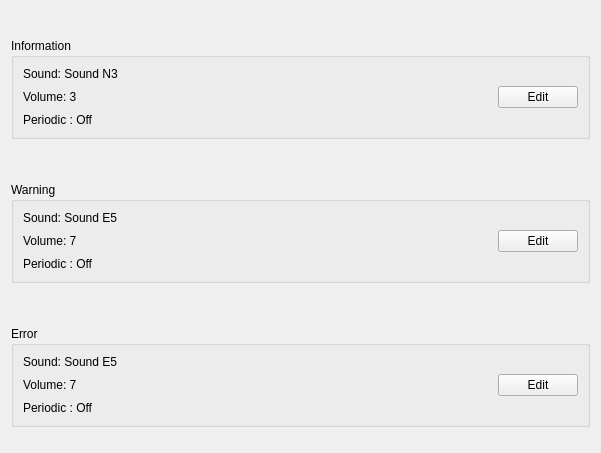
<?xml version="1.0" encoding="UTF-8"?>
<ui version="4.0">
 <class>Settings::CAlarmSettingsWidget</class>
 <widget class="QWidget" name="Settings::CAlarmSettingsWidget">
  <property name="geometry">
   <rect>
    <x>0</x>
    <y>0</y>
    <width>601</width>
    <height>453</height>
   </rect>
  </property>
  <property name="windowTitle">
   <string>Form</string>
  </property>
  <layout class="QVBoxLayout" name="verticalLayout">
   <item>
    <spacer name="verticalSpacer_3">
     <property name="orientation">
      <enum>Qt::Vertical</enum>
     </property>
     <property name="sizeHint" stdset="0">
      <size>
       <width>20</width>
       <height>30</height>
      </size>
     </property>
    </spacer>
   </item>
   <item>
    <widget class="QGroupBox" name="groupBox">
     <property name="title">
      <string>Information</string>
     </property>
     <layout class="QGridLayout" name="gridLayout">
      <item row="2" column="0">
       <widget class="QLabel" name="informationperiodic">
        <property name="text">
         <string>Periodic : Off</string>
        </property>
       </widget>
      </item>
      <item row="0" column="0">
       <widget class="QLabel" name="noteSound">
        <property name="text">
         <string>Sound: Sound N3</string>
        </property>
       </widget>
      </item>
      <item row="1" column="0">
       <widget class="QLabel" name="noteVolume">
        <property name="text">
         <string>Volume: 3</string>
        </property>
       </widget>
      </item>
      <item row="1" column="1">
       <spacer name="horizontalSpacer">
        <property name="orientation">
         <enum>Qt::Horizontal</enum>
        </property>
        <property name="sizeHint" stdset="0">
         <size>
          <width>1</width>
          <height>20</height>
         </size>
        </property>
       </spacer>
      </item>
      <item row="0" column="2" rowspan="3">
       <widget class="QPushButton" name="noteButton">
        <property name="text">
         <string>Edit</string>
        </property>
       </widget>
      </item>
     </layout>
    </widget>
   </item>
   <item>
    <spacer name="verticalSpacer_2">
     <property name="orientation">
      <enum>Qt::Vertical</enum>
     </property>
     <property name="sizeHint" stdset="0">
      <size>
       <width>20</width>
       <height>40</height>
      </size>
     </property>
    </spacer>
   </item>
   <item>
    <widget class="QGroupBox" name="groupBox_2">
     <property name="title">
      <string>Warning</string>
     </property>
     <layout class="QGridLayout" name="gridLayout_2">
      <item row="0" column="0">
       <widget class="QLabel" name="errorSound">
        <property name="text">
         <string>Sound: Sound E5</string>
        </property>
       </widget>
      </item>
      <item row="1" column="0">
       <widget class="QLabel" name="errorVolume">
        <property name="text">
         <string>Volume: 7</string>
        </property>
       </widget>
      </item>
      <item row="1" column="1">
       <spacer name="horizontalSpacer_2">
        <property name="orientation">
         <enum>Qt::Horizontal</enum>
        </property>
        <property name="sizeHint" stdset="0">
         <size>
          <width>3</width>
          <height>20</height>
         </size>
        </property>
       </spacer>
      </item>
      <item row="2" column="0">
       <widget class="QLabel" name="warningperiodic">
        <property name="text">
         <string>Periodic : Off</string>
        </property>
       </widget>
      </item>
      <item row="0" column="2" rowspan="3">
       <widget class="QPushButton" name="errorButton">
        <property name="text">
         <string>Edit</string>
        </property>
       </widget>
      </item>
     </layout>
    </widget>
   </item>
   <item>
    <spacer name="verticalSpacer">
     <property name="orientation">
      <enum>Qt::Vertical</enum>
     </property>
     <property name="sizeHint" stdset="0">
      <size>
       <width>20</width>
       <height>40</height>
      </size>
     </property>
    </spacer>
   </item>
   <item>
    <widget class="QGroupBox" name="groupBox_3">
     <property name="title">
      <string>Error</string>
     </property>
     <layout class="QGridLayout" name="gridLayout_3">
      <item row="1" column="1">
       <spacer name="horizontalSpacer_3">
        <property name="orientation">
         <enum>Qt::Horizontal</enum>
        </property>
        <property name="sizeHint" stdset="0">
         <size>
          <width>3</width>
          <height>20</height>
         </size>
        </property>
       </spacer>
      </item>
      <item row="0" column="0">
       <widget class="QLabel" name="errorSound_2">
        <property name="text">
         <string>Sound: Sound E5</string>
        </property>
       </widget>
      </item>
      <item row="1" column="0">
       <widget class="QLabel" name="errorVolume_2">
        <property name="text">
         <string>Volume: 7</string>
        </property>
       </widget>
      </item>
      <item row="2" column="0">
       <widget class="QLabel" name="informationperiodic_3">
        <property name="text">
         <string>Periodic : Off</string>
        </property>
       </widget>
      </item>
      <item row="0" column="2" rowspan="3">
       <widget class="QPushButton" name="errorButton_2">
        <property name="text">
         <string>Edit</string>
        </property>
       </widget>
      </item>
     </layout>
    </widget>
   </item>
   <item>
    <spacer name="verticalSpacer_4">
     <property name="orientation">
      <enum>Qt::Vertical</enum>
     </property>
     <property name="sizeHint" stdset="0">
      <size>
       <width>20</width>
       <height>18</height>
      </size>
     </property>
    </spacer>
   </item>
  </layout>
 </widget>
 <resources/>
 <connections/>
</ui>
